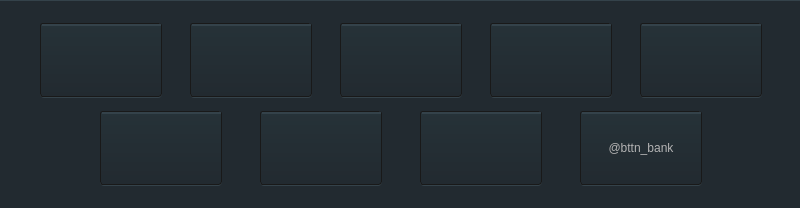
  <widget class="QFrame" name="frame">
   <property name="geometry">
    <rect>
     <x>0</x>
     <y>33</y>
     <width>800</width>
     <height>208</height>
    </rect>
   </property>
   <property name="minimumSize">
    <size>
     <width>800</width>
     <height>208</height>
    </size>
   </property>
   <property name="maximumSize">
    <size>
     <width>800</width>
     <height>208</height>
    </size>
   </property>
   <property name="styleSheet">
    <string notr="true">.QFrame {
    background-color: #222a30;
    border-top: 1px solid #34424a;
}
.QWidget {
    background-color: #34424a;
    border-radius: 4px;
}
QAbstractButton {
    border: 1px solid #191919;
border-radius: 3px;
font: 12px &quot;Open Sans Semibold&quot;;
color: #b3b3b3;
background-color: qlineargradient(spread:pad, x1:0, y1:1, x2:0, y2:0, stop:0 rgba(34, 42, 48, 255), stop:1 rgba(38, 50, 56, 255));
}

QAbstractButton:hover {
background-color: qlineargradient(spread:pad, x1:0, y1:1, x2:0, y2:0, stop:0 rgba(44, 52, 58, 255), stop:1 rgba(38, 60, 66, 255));
}

QAbstractButton:pressed {
background-color: qlineargradient(spread:pad, x1:0, y1:1, x2:0, y2:0, stop:0 rgba(24, 32, 38, 255), stop:1 rgba(22, 25, 31, 255));
}
QAbstractButton:checked {
background-color: qlineargradient(spread:pad, x1:0, y1:0, x2:1, y2:1, stop:0 rgba(176, 76, 1, 55), stop:0.954802 rgba(254, 182, 76, 55), stop:1 rgba(255, 248, 146, 15));
}</string>
   </property>
   <property name="frameShape">
    <enum>QFrame::StyledPanel</enum>
   </property>
   <property name="frameShadow">
    <enum>QFrame::Raised</enum>
   </property>
   <widget class="QWidget" name="container_bttn_visa" native="true">
    <property name="geometry">
     <rect>
      <x>40</x>
      <y>23</y>
      <width>122</width>
      <height>75</height>
     </rect>
    </property>
    <property name="sizePolicy">
     <sizepolicy hsizetype="Preferred" vsizetype="Ignored">
      <horstretch>0</horstretch>
      <verstretch>0</verstretch>
     </sizepolicy>
    </property>
    <property name="minimumSize">
     <size>
      <width>122</width>
      <height>75</height>
     </size>
    </property>
    <property name="maximumSize">
     <size>
      <width>122</width>
      <height>75</height>
     </size>
    </property>
    <layout class="QVBoxLayout" name="verticalLayout_10">
     <property name="spacing">
      <number>0</number>
     </property>
     <property name="leftMargin">
      <number>0</number>
     </property>
     <property name="topMargin">
      <number>0</number>
     </property>
     <property name="rightMargin">
      <number>0</number>
     </property>
     <property name="bottomMargin">
      <number>1</number>
     </property>
     <item>
      <widget class="QPushButton" name="bttn_visa">
       <property name="minimumSize">
        <size>
         <width>122</width>
         <height>74</height>
        </size>
       </property>
       <property name="maximumSize">
        <size>
         <width>122</width>
         <height>74</height>
        </size>
       </property>
       <property name="cursor">
        <cursorShape>PointingHandCursor</cursorShape>
       </property>
       <property name="text">
        <string/>
       </property>
       <property name="icon">
        <iconset resource="../../../poker_client/data/resources.qrc">
         <normaloff>:/textures/cashier/visa_logo.png</normaloff>:/textures/cashier/visa_logo.png</iconset>
       </property>
       <property name="iconSize">
        <size>
         <width>100</width>
         <height>60</height>
        </size>
       </property>
       <property name="checkable">
        <bool>true</bool>
       </property>
       <property name="displayName" stdset="0">
        <string notr="true">VISA</string>
       </property>
       <attribute name="buttonGroup">
        <string notr="true">bttnGrp_paymentSystems</string>
       </attribute>
       <widget class="EntityWidget" name="solid_6">
        <property name="geometry">
         <rect>
          <x>2</x>
          <y>1</y>
          <width>119</width>
          <height>2</height>
         </rect>
        </property>
        <property name="minimumSize">
         <size>
          <width>0</width>
          <height>2</height>
         </size>
        </property>
        <property name="maximumSize">
         <size>
          <width>16777215</width>
          <height>1</height>
         </size>
        </property>
        <property name="backgroundColor">
         <color alpha="242">
          <red>255</red>
          <green>255</green>
          <blue>255</blue>
         </color>
        </property>
        <property name="blending">
         <enum>E::Overlay</enum>
        </property>
       </widget>
      </widget>
     </item>
    </layout>
   </widget>
   <widget class="QWidget" name="container_bttn_mastercard" native="true">
    <property name="geometry">
     <rect>
      <x>190</x>
      <y>23</y>
      <width>122</width>
      <height>75</height>
     </rect>
    </property>
    <property name="sizePolicy">
     <sizepolicy hsizetype="Preferred" vsizetype="Ignored">
      <horstretch>0</horstretch>
      <verstretch>0</verstretch>
     </sizepolicy>
    </property>
    <property name="minimumSize">
     <size>
      <width>122</width>
      <height>75</height>
     </size>
    </property>
    <property name="maximumSize">
     <size>
      <width>122</width>
      <height>75</height>
     </size>
    </property>
    <layout class="QVBoxLayout" name="verticalLayout_11">
     <property name="spacing">
      <number>0</number>
     </property>
     <property name="leftMargin">
      <number>0</number>
     </property>
     <property name="topMargin">
      <number>0</number>
     </property>
     <property name="rightMargin">
      <number>0</number>
     </property>
     <property name="bottomMargin">
      <number>1</number>
     </property>
     <item>
      <widget class="QPushButton" name="bttn_mastercard">
       <property name="minimumSize">
        <size>
         <width>122</width>
         <height>74</height>
        </size>
       </property>
       <property name="maximumSize">
        <size>
         <width>122</width>
         <height>74</height>
        </size>
       </property>
       <property name="cursor">
        <cursorShape>PointingHandCursor</cursorShape>
       </property>
       <property name="text">
        <string/>
       </property>
       <property name="icon">
        <iconset resource="../../../poker_client/data/resources.qrc">
         <normaloff>:/textures/cashier/mastercard_logo.png</normaloff>:/textures/cashier/mastercard_logo.png</iconset>
       </property>
       <property name="iconSize">
        <size>
         <width>100</width>
         <height>60</height>
        </size>
       </property>
       <property name="checkable">
        <bool>true</bool>
       </property>
       <property name="displayName" stdset="0">
        <string notr="true">MasterCard</string>
       </property>
       <attribute name="buttonGroup">
        <string notr="true">bttnGrp_paymentSystems</string>
       </attribute>
       <widget class="EntityWidget" name="solid_7">
        <property name="geometry">
         <rect>
          <x>2</x>
          <y>1</y>
          <width>119</width>
          <height>2</height>
         </rect>
        </property>
        <property name="minimumSize">
         <size>
          <width>0</width>
          <height>2</height>
         </size>
        </property>
        <property name="maximumSize">
         <size>
          <width>16777215</width>
          <height>1</height>
         </size>
        </property>
        <property name="backgroundColor">
         <color alpha="242">
          <red>255</red>
          <green>255</green>
          <blue>255</blue>
         </color>
        </property>
        <property name="blending">
         <enum>E::Overlay</enum>
        </property>
       </widget>
      </widget>
     </item>
    </layout>
   </widget>
   <widget class="QWidget" name="container_bttn_skrill" native="true">
    <property name="geometry">
     <rect>
      <x>340</x>
      <y>23</y>
      <width>122</width>
      <height>75</height>
     </rect>
    </property>
    <property name="sizePolicy">
     <sizepolicy hsizetype="Preferred" vsizetype="Ignored">
      <horstretch>0</horstretch>
      <verstretch>0</verstretch>
     </sizepolicy>
    </property>
    <property name="minimumSize">
     <size>
      <width>122</width>
      <height>75</height>
     </size>
    </property>
    <property name="maximumSize">
     <size>
      <width>122</width>
      <height>75</height>
     </size>
    </property>
    <layout class="QVBoxLayout" name="verticalLayout_12">
     <property name="spacing">
      <number>0</number>
     </property>
     <property name="leftMargin">
      <number>0</number>
     </property>
     <property name="topMargin">
      <number>0</number>
     </property>
     <property name="rightMargin">
      <number>0</number>
     </property>
     <property name="bottomMargin">
      <number>1</number>
     </property>
     <item>
      <widget class="QPushButton" name="bttn_skrill">
       <property name="minimumSize">
        <size>
         <width>122</width>
         <height>74</height>
        </size>
       </property>
       <property name="maximumSize">
        <size>
         <width>122</width>
         <height>74</height>
        </size>
       </property>
       <property name="cursor">
        <cursorShape>PointingHandCursor</cursorShape>
       </property>
       <property name="text">
        <string/>
       </property>
       <property name="icon">
        <iconset resource="../../../poker_client/data/resources.qrc">
         <normaloff>:/textures/cashier/skrill_logo.png</normaloff>:/textures/cashier/skrill_logo.png</iconset>
       </property>
       <property name="iconSize">
        <size>
         <width>100</width>
         <height>60</height>
        </size>
       </property>
       <property name="checkable">
        <bool>true</bool>
       </property>
       <property name="displayName" stdset="0">
        <string notr="true">Skrill</string>
       </property>
       <attribute name="buttonGroup">
        <string notr="true">bttnGrp_paymentSystems</string>
       </attribute>
       <widget class="EntityWidget" name="solid_8">
        <property name="geometry">
         <rect>
          <x>2</x>
          <y>1</y>
          <width>119</width>
          <height>2</height>
         </rect>
        </property>
        <property name="minimumSize">
         <size>
          <width>0</width>
          <height>2</height>
         </size>
        </property>
        <property name="maximumSize">
         <size>
          <width>16777215</width>
          <height>1</height>
         </size>
        </property>
        <property name="backgroundColor">
         <color alpha="242">
          <red>255</red>
          <green>255</green>
          <blue>255</blue>
         </color>
        </property>
        <property name="blending">
         <enum>E::Overlay</enum>
        </property>
       </widget>
      </widget>
     </item>
    </layout>
   </widget>
   <widget class="QWidget" name="container_bttn_neteller" native="true">
    <property name="geometry">
     <rect>
      <x>490</x>
      <y>23</y>
      <width>122</width>
      <height>75</height>
     </rect>
    </property>
    <property name="sizePolicy">
     <sizepolicy hsizetype="Preferred" vsizetype="Ignored">
      <horstretch>0</horstretch>
      <verstretch>0</verstretch>
     </sizepolicy>
    </property>
    <property name="minimumSize">
     <size>
      <width>122</width>
      <height>75</height>
     </size>
    </property>
    <property name="maximumSize">
     <size>
      <width>122</width>
      <height>75</height>
     </size>
    </property>
    <layout class="QVBoxLayout" name="verticalLayout_13">
     <property name="spacing">
      <number>0</number>
     </property>
     <property name="leftMargin">
      <number>0</number>
     </property>
     <property name="topMargin">
      <number>0</number>
     </property>
     <property name="rightMargin">
      <number>0</number>
     </property>
     <property name="bottomMargin">
      <number>1</number>
     </property>
     <item>
      <widget class="QPushButton" name="bttn_neteller">
       <property name="minimumSize">
        <size>
         <width>122</width>
         <height>74</height>
        </size>
       </property>
       <property name="maximumSize">
        <size>
         <width>122</width>
         <height>74</height>
        </size>
       </property>
       <property name="cursor">
        <cursorShape>PointingHandCursor</cursorShape>
       </property>
       <property name="text">
        <string/>
       </property>
       <property name="icon">
        <iconset resource="../../../poker_client/data/resources.qrc">
         <normaloff>:/textures/cashier/neteller_logo.png</normaloff>:/textures/cashier/neteller_logo.png</iconset>
       </property>
       <property name="iconSize">
        <size>
         <width>100</width>
         <height>60</height>
        </size>
       </property>
       <property name="checkable">
        <bool>true</bool>
       </property>
       <property name="displayName" stdset="0">
        <string notr="true">Neteller</string>
       </property>
       <attribute name="buttonGroup">
        <string notr="true">bttnGrp_paymentSystems</string>
       </attribute>
       <widget class="EntityWidget" name="solid_9">
        <property name="geometry">
         <rect>
          <x>2</x>
          <y>1</y>
          <width>119</width>
          <height>2</height>
         </rect>
        </property>
        <property name="minimumSize">
         <size>
          <width>0</width>
          <height>2</height>
         </size>
        </property>
        <property name="maximumSize">
         <size>
          <width>16777215</width>
          <height>1</height>
         </size>
        </property>
        <property name="backgroundColor">
         <color alpha="242">
          <red>255</red>
          <green>255</green>
          <blue>255</blue>
         </color>
        </property>
        <property name="blending">
         <enum>E::Overlay</enum>
        </property>
       </widget>
      </widget>
     </item>
    </layout>
   </widget>
   <widget class="QWidget" name="container_bttn_paysafecard" native="true">
    <property name="geometry">
     <rect>
      <x>640</x>
      <y>23</y>
      <width>122</width>
      <height>75</height>
     </rect>
    </property>
    <property name="sizePolicy">
     <sizepolicy hsizetype="Preferred" vsizetype="Ignored">
      <horstretch>0</horstretch>
      <verstretch>0</verstretch>
     </sizepolicy>
    </property>
    <property name="minimumSize">
     <size>
      <width>122</width>
      <height>75</height>
     </size>
    </property>
    <property name="maximumSize">
     <size>
      <width>122</width>
      <height>75</height>
     </size>
    </property>
    <layout class="QVBoxLayout" name="verticalLayout_14">
     <property name="spacing">
      <number>0</number>
     </property>
     <property name="leftMargin">
      <number>0</number>
     </property>
     <property name="topMargin">
      <number>0</number>
     </property>
     <property name="rightMargin">
      <number>0</number>
     </property>
     <property name="bottomMargin">
      <number>1</number>
     </property>
     <item>
      <widget class="QPushButton" name="bttn_paysafecard">
       <property name="minimumSize">
        <size>
         <width>122</width>
         <height>74</height>
        </size>
       </property>
       <property name="maximumSize">
        <size>
         <width>122</width>
         <height>74</height>
        </size>
       </property>
       <property name="cursor">
        <cursorShape>PointingHandCursor</cursorShape>
       </property>
       <property name="text">
        <string/>
       </property>
       <property name="icon">
        <iconset resource="../../../poker_client/data/resources.qrc">
         <normaloff>:/textures/cashier/paysafecard_logo.png</normaloff>:/textures/cashier/paysafecard_logo.png</iconset>
       </property>
       <property name="iconSize">
        <size>
         <width>100</width>
         <height>60</height>
        </size>
       </property>
       <property name="checkable">
        <bool>true</bool>
       </property>
       <property name="displayName" stdset="0">
        <string notr="true">Paysafecard</string>
       </property>
       <attribute name="buttonGroup">
        <string notr="true">bttnGrp_paymentSystems</string>
       </attribute>
       <widget class="EntityWidget" name="solid_10">
        <property name="geometry">
         <rect>
          <x>2</x>
          <y>1</y>
          <width>119</width>
          <height>2</height>
         </rect>
        </property>
        <property name="minimumSize">
         <size>
          <width>0</width>
          <height>2</height>
         </size>
        </property>
        <property name="maximumSize">
         <size>
          <width>16777215</width>
          <height>1</height>
         </size>
        </property>
        <property name="backgroundColor">
         <color alpha="242">
          <red>255</red>
          <green>255</green>
          <blue>255</blue>
         </color>
        </property>
        <property name="blending">
         <enum>E::Overlay</enum>
        </property>
       </widget>
      </widget>
     </item>
    </layout>
   </widget>
   <widget class="QWidget" name="container_bttn_entropay" native="true">
    <property name="geometry">
     <rect>
      <x>100</x>
      <y>111</y>
      <width>122</width>
      <height>75</height>
     </rect>
    </property>
    <property name="sizePolicy">
     <sizepolicy hsizetype="Preferred" vsizetype="Ignored">
      <horstretch>0</horstretch>
      <verstretch>0</verstretch>
     </sizepolicy>
    </property>
    <property name="minimumSize">
     <size>
      <width>122</width>
      <height>75</height>
     </size>
    </property>
    <property name="maximumSize">
     <size>
      <width>122</width>
      <height>75</height>
     </size>
    </property>
    <layout class="QVBoxLayout" name="verticalLayout_15">
     <property name="spacing">
      <number>0</number>
     </property>
     <property name="leftMargin">
      <number>0</number>
     </property>
     <property name="topMargin">
      <number>0</number>
     </property>
     <property name="rightMargin">
      <number>0</number>
     </property>
     <property name="bottomMargin">
      <number>1</number>
     </property>
     <item>
      <widget class="QPushButton" name="bttn_entropay">
       <property name="minimumSize">
        <size>
         <width>122</width>
         <height>74</height>
        </size>
       </property>
       <property name="maximumSize">
        <size>
         <width>122</width>
         <height>74</height>
        </size>
       </property>
       <property name="cursor">
        <cursorShape>PointingHandCursor</cursorShape>
       </property>
       <property name="text">
        <string/>
       </property>
       <property name="icon">
        <iconset resource="../../../poker_client/data/resources.qrc">
         <normaloff>:/textures/cashier/entropay_logo.png</normaloff>:/textures/cashier/entropay_logo.png</iconset>
       </property>
       <property name="iconSize">
        <size>
         <width>100</width>
         <height>60</height>
        </size>
       </property>
       <property name="checkable">
        <bool>true</bool>
       </property>
       <property name="checked">
        <bool>false</bool>
       </property>
       <property name="displayName" stdset="0">
        <string notr="true">Entropay</string>
       </property>
       <attribute name="buttonGroup">
        <string notr="true">bttnGrp_paymentSystems</string>
       </attribute>
       <widget class="EntityWidget" name="solid_11">
        <property name="geometry">
         <rect>
          <x>2</x>
          <y>1</y>
          <width>119</width>
          <height>2</height>
         </rect>
        </property>
        <property name="minimumSize">
         <size>
          <width>0</width>
          <height>2</height>
         </size>
        </property>
        <property name="maximumSize">
         <size>
          <width>16777215</width>
          <height>1</height>
         </size>
        </property>
        <property name="backgroundColor">
         <color alpha="242">
          <red>255</red>
          <green>255</green>
          <blue>255</blue>
         </color>
        </property>
        <property name="blending">
         <enum>E::Overlay</enum>
        </property>
       </widget>
      </widget>
     </item>
    </layout>
   </widget>
   <widget class="QWidget" name="container_bttn_webmoney" native="true">
    <property name="geometry">
     <rect>
      <x>260</x>
      <y>111</y>
      <width>122</width>
      <height>75</height>
     </rect>
    </property>
    <property name="sizePolicy">
     <sizepolicy hsizetype="Preferred" vsizetype="Ignored">
      <horstretch>0</horstretch>
      <verstretch>0</verstretch>
     </sizepolicy>
    </property>
    <property name="minimumSize">
     <size>
      <width>122</width>
      <height>75</height>
     </size>
    </property>
    <property name="maximumSize">
     <size>
      <width>122</width>
      <height>75</height>
     </size>
    </property>
    <layout class="QVBoxLayout" name="verticalLayout_16">
     <property name="spacing">
      <number>0</number>
     </property>
     <property name="leftMargin">
      <number>0</number>
     </property>
     <property name="topMargin">
      <number>0</number>
     </property>
     <property name="rightMargin">
      <number>0</number>
     </property>
     <property name="bottomMargin">
      <number>1</number>
     </property>
     <item>
      <widget class="QPushButton" name="bttn_webmoney">
       <property name="minimumSize">
        <size>
         <width>122</width>
         <height>74</height>
        </size>
       </property>
       <property name="maximumSize">
        <size>
         <width>122</width>
         <height>74</height>
        </size>
       </property>
       <property name="cursor">
        <cursorShape>PointingHandCursor</cursorShape>
       </property>
       <property name="text">
        <string/>
       </property>
       <property name="icon">
        <iconset resource="../../../poker_client/data/resources.qrc">
         <normaloff>:/textures/cashier/webmoney_logo.png</normaloff>:/textures/cashier/webmoney_logo.png</iconset>
       </property>
       <property name="iconSize">
        <size>
         <width>100</width>
         <height>60</height>
        </size>
       </property>
       <property name="checkable">
        <bool>true</bool>
       </property>
       <property name="displayName" stdset="0">
        <string notr="true">EasyPay</string>
       </property>
       <attribute name="buttonGroup">
        <string notr="true">bttnGrp_paymentSystems</string>
       </attribute>
       <widget class="EntityWidget" name="solid_12">
        <property name="geometry">
         <rect>
          <x>2</x>
          <y>1</y>
          <width>119</width>
          <height>2</height>
         </rect>
        </property>
        <property name="minimumSize">
         <size>
          <width>0</width>
          <height>2</height>
         </size>
        </property>
        <property name="maximumSize">
         <size>
          <width>16777215</width>
          <height>1</height>
         </size>
        </property>
        <property name="backgroundColor">
         <color alpha="242">
          <red>255</red>
          <green>255</green>
          <blue>255</blue>
         </color>
        </property>
        <property name="blending">
         <enum>E::Overlay</enum>
        </property>
       </widget>
      </widget>
     </item>
    </layout>
   </widget>
   <widget class="QWidget" name="container_bttn_bitcoin" native="true">
    <property name="geometry">
     <rect>
      <x>420</x>
      <y>111</y>
      <width>122</width>
      <height>75</height>
     </rect>
    </property>
    <property name="sizePolicy">
     <sizepolicy hsizetype="Preferred" vsizetype="Ignored">
      <horstretch>0</horstretch>
      <verstretch>0</verstretch>
     </sizepolicy>
    </property>
    <property name="minimumSize">
     <size>
      <width>122</width>
      <height>75</height>
     </size>
    </property>
    <property name="maximumSize">
     <size>
      <width>122</width>
      <height>75</height>
     </size>
    </property>
    <layout class="QVBoxLayout" name="verticalLayout_17">
     <property name="spacing">
      <number>0</number>
     </property>
     <property name="leftMargin">
      <number>0</number>
     </property>
     <property name="topMargin">
      <number>0</number>
     </property>
     <property name="rightMargin">
      <number>0</number>
     </property>
     <property name="bottomMargin">
      <number>1</number>
     </property>
     <item>
      <widget class="QPushButton" name="bttn_bitcoin">
       <property name="minimumSize">
        <size>
         <width>122</width>
         <height>74</height>
        </size>
       </property>
       <property name="maximumSize">
        <size>
         <width>122</width>
         <height>74</height>
        </size>
       </property>
       <property name="cursor">
        <cursorShape>PointingHandCursor</cursorShape>
       </property>
       <property name="text">
        <string/>
       </property>
       <property name="icon">
        <iconset resource="../../../poker_client/data/resources.qrc">
         <normaloff>:/textures/cashier/bitcoin_logo.png</normaloff>:/textures/cashier/bitcoin_logo.png</iconset>
       </property>
       <property name="iconSize">
        <size>
         <width>100</width>
         <height>60</height>
        </size>
       </property>
       <property name="checkable">
        <bool>true</bool>
       </property>
       <property name="checked">
        <bool>false</bool>
       </property>
       <property name="displayName" stdset="0">
        <string notr="true">Bitcoin</string>
       </property>
       <attribute name="buttonGroup">
        <string notr="true">bttnGrp_paymentSystems</string>
       </attribute>
       <widget class="EntityWidget" name="solid_13">
        <property name="geometry">
         <rect>
          <x>2</x>
          <y>1</y>
          <width>119</width>
          <height>2</height>
         </rect>
        </property>
        <property name="minimumSize">
         <size>
          <width>0</width>
          <height>2</height>
         </size>
        </property>
        <property name="maximumSize">
         <size>
          <width>16777215</width>
          <height>1</height>
         </size>
        </property>
        <property name="backgroundColor">
         <color alpha="242">
          <red>255</red>
          <green>255</green>
          <blue>255</blue>
         </color>
        </property>
        <property name="blending">
         <enum>E::Overlay</enum>
        </property>
       </widget>
      </widget>
     </item>
    </layout>
   </widget>
   <widget class="QWidget" name="container_bttn_bankOperation" native="true">
    <property name="geometry">
     <rect>
      <x>580</x>
      <y>111</y>
      <width>122</width>
      <height>75</height>
     </rect>
    </property>
    <property name="sizePolicy">
     <sizepolicy hsizetype="Preferred" vsizetype="Ignored">
      <horstretch>0</horstretch>
      <verstretch>0</verstretch>
     </sizepolicy>
    </property>
    <property name="minimumSize">
     <size>
      <width>122</width>
      <height>75</height>
     </size>
    </property>
    <property name="maximumSize">
     <size>
      <width>122</width>
      <height>75</height>
     </size>
    </property>
    <layout class="QVBoxLayout" name="verticalLayout_18">
     <property name="spacing">
      <number>0</number>
     </property>
     <property name="leftMargin">
      <number>0</number>
     </property>
     <property name="topMargin">
      <number>0</number>
     </property>
     <property name="rightMargin">
      <number>0</number>
     </property>
     <property name="bottomMargin">
      <number>1</number>
     </property>
     <item>
      <widget class="QPushButton" name="bttn_bankOperation">
       <property name="minimumSize">
        <size>
         <width>122</width>
         <height>74</height>
        </size>
       </property>
       <property name="maximumSize">
        <size>
         <width>122</width>
         <height>74</height>
        </size>
       </property>
       <property name="cursor">
        <cursorShape>PointingHandCursor</cursorShape>
       </property>
       <property name="text">
        <string>@bttn_bank</string>
       </property>
       <property name="icon">
        <iconset resource="../../../poker_client/data/resources.qrc">
         <normaloff>:/textures/cashier/bank_icon.png</normaloff>:/textures/cashier/bank_icon.png</iconset>
       </property>
       <property name="iconSize">
        <size>
         <width>30</width>
         <height>30</height>
        </size>
       </property>
       <property name="checkable">
        <bool>true</bool>
       </property>
       <property name="displayName" stdset="0">
        <string>@bttn_bank</string>
       </property>
       <attribute name="buttonGroup">
        <string notr="true">bttnGrp_paymentSystems</string>
       </attribute>
       <widget class="EntityWidget" name="solid_14">
        <property name="geometry">
         <rect>
          <x>2</x>
          <y>1</y>
          <width>119</width>
          <height>2</height>
         </rect>
        </property>
        <property name="minimumSize">
         <size>
          <width>0</width>
          <height>2</height>
         </size>
        </property>
        <property name="maximumSize">
         <size>
          <width>16777215</width>
          <height>1</height>
         </size>
        </property>
        <property name="backgroundColor">
         <color alpha="242">
          <red>255</red>
          <green>255</green>
          <blue>255</blue>
         </color>
        </property>
        <property name="blending">
         <enum>E::Overlay</enum>
        </property>
       </widget>
      </widget>
     </item>
    </layout>
   </widget>
  </widget>
